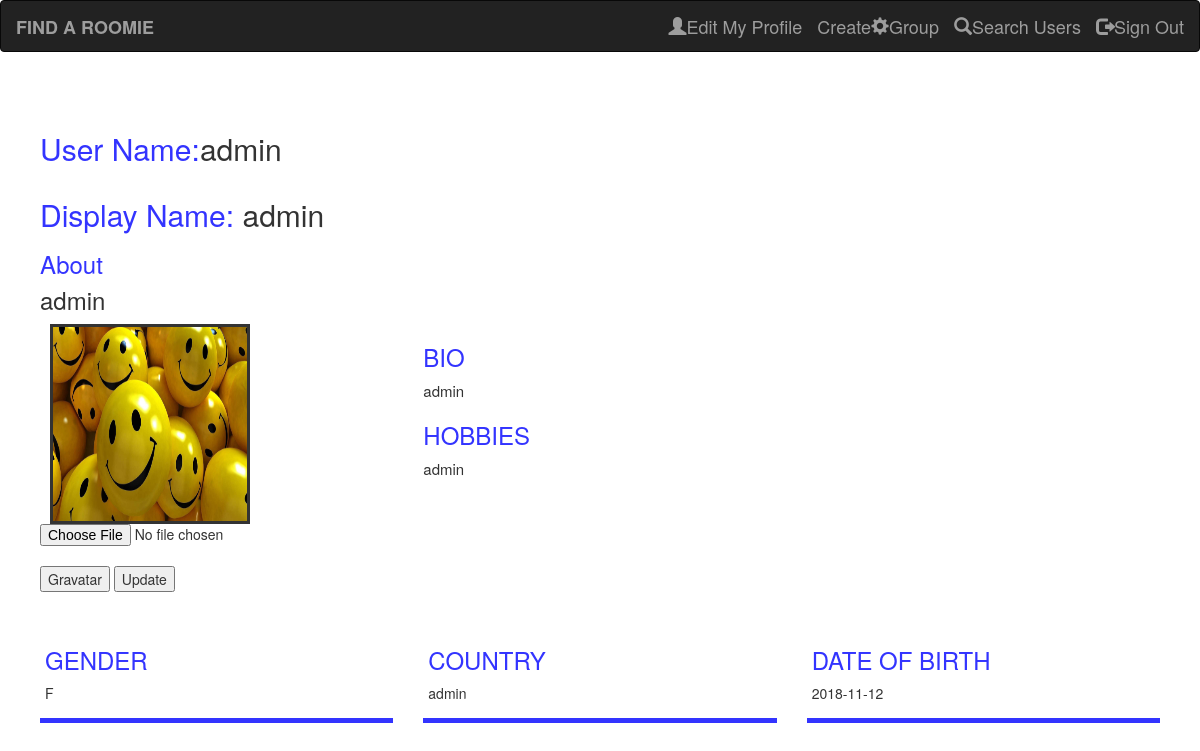
Screenshot of /newup.php (signed in) with the database file from the repository.
### tables this page shows
CREATE TABLE IF NOT EXISTS `users` (
  `id` int(11) NOT NULL AUTO_INCREMENT,
  `username` varchar(45) NOT NULL,
  `displayName` varchar(45) NOT NULL,
  `password` varchar(100) NOT NULL,
  `emailId` varchar(100) NOT NULL,
  `gender` varchar(2) NOT NULL,
  `dob` date NOT NULL,
  `about` varchar(100) NOT NULL,
  `hobbies` varchar(100) NOT NULL,
  `bio` varchar(100) NOT NULL,
  `pno` int(100) NOT NULL,
  `country` varchar(100) NOT NULL,
  `image` varchar(45) NOT NULL,
  `groups` int(11) DEFAULT NULL,
  `Posts` int(11) DEFAULT NULL,
  PRIMARY KEY (`id`),
  UNIQUE KEY `id` (`id`),
  UNIQUE KEY `username` (`username`),
  UNIQUE KEY `displayName` (`displayName`)
);

### newup.php (the view, shortened to what this page needs)
<?php
$userId=$_SESSION["userid"];
  $db = mysqli_connect("localhost", "admin", "monarchs", "roomies");
  $result = mysqli_query($db, "SELECT * FROM users  WHERE id='$userId'");
  $result1 = mysqli_query($db, "SELECT * FROM users where id='$userId'");
  $result2 = mysqli_query($db, "SELECT * FROM users where id='$userId'");
  $result3 = mysqli_query($db, "SELECT * FROM users where id='$userId'");
  $result4 = mysqli_query($db, "SELECT * FROM users where id='$userId'");
  $result5 = mysqli_query($db, "SELECT * FROM users where id='$userId'");
?>
<!DOCTYPE html>
<html>
<head>
  <link rel="stylesheet" href="https://use.fontawesome.com/releases/v5.2.0/css/all.css"
>
        <link rel="stylesheet" href="https://maxcdn.bootstrapcdn.com/bootstrap/3.3.7/css/bootstrap.min.css">
        <link rel="stylesheet" href="styling.css">
</head>
<body>
                <nav class="navbar navbar-inverse" id="nav_bar">
                        <div class= "container-fluid">
                            <div class="navbar-header">
                                <a class="navbar-brand" href="index.php"><b>FIND A ROOMIE</b></a>
                            </div>
                            <div class="nav navbar-nav navbar-right" id ="nav_list">
                                <a class="navbar-brand"href="profileedit.php"><span class="glyphicon glyphicon-user"></span>Edit My Profile</a>
                                <a class="navbar-brand" href="groups/groups.php">Create<span class="glyphicon glyphicon-cog"></span>Group</a>
                                <a class="navbar-brand" href="search.php"><span class="glyphicon glyphicon-search"></span>Search Users</a>
                                <a class="navbar-brand"href="logout/logout.html"><span class="glyphicon glyphicon-log-out"></span>Sign Out</a>
                            </div>
                        </div>
                </nav>
    <main id="about">
<?php
while ($row = mysqli_fetch_array($result1)){
echo "<h2 class='lg-heading'><span class='text-secondary'>User Name:</span>".$row['username'] . "<br><br><span class='text-secondary'> Display Name:</span>"."  ".$row['displayName']."</h3>";
echo "<h3 class=sm-heading><p class='text-secondary'>About</p>".$row['about']."</h3>";
}
    ?>
    <div class="about-info">
    <form method="POST" action="newup.php" enctype="multipart/form-data">
        <?php
        while ($row_img = mysqli_fetch_array($result))
         {
             if(isset($_SESSION['githubLogin'])){
                 $url = $_SESSION['gravatarURL'];
                 echo "<img src='".$url."' class='bio-image' >";
             } else{
                echo "<img src='".$row_img['image']."' class='bio-image' >";
             }
            }
        ?>
        <input type="file" name="image"><br>
        <button type="submit" name="gravatar" method="POST" action="newup.php" enctype="multipart/form-data">Gravatar</button>
        <button type="submit" name="upload" method="POST" action="newup.php" enctype="multipart/form-data">Update</button>
    </form>
    <div class="bio">
            <?php
             while ($rowd = mysqli_fetch_array($result2)) {
                echo "<h3 class='sm-heading'><p class='text-secondary' >BIO</p></h3>".$rowd['bio']."</p>";
                echo "<h3 class='text-secondary'>HOBBIES</h3><p>".$rowd['hobbies']."</p>";
                }
            ?>
    </div>
    <div class="job job-1">
                <h3 class='text-secondary'>GENDER</h3>
                <?php
                    while ($rowd1 = mysqli_fetch_array($result3)) {
                    echo "<p>".$rowd1['gender']."</p>";
                    }
                ?>
    </div>
       <div class="job job-2">
                <h3 class='text-secondary'>COUNTRY</h3>
                <?php
                    while ($rowd2 = mysqli_fetch_array($result4)) {
                    echo "<p>".$rowd2['country']."</p>";
                    }
                ?>
    </div>
    <div class="job job-3">
                <h3 class='text-secondary' >DATE OF BIRTH</h3>
                <?php
                    while ($rowd3 = mysqli_fetch_array($result5)) {
                    echo "<p>".$rowd3['dob']."</p>";
                    }
                ?>
    </div>
</div>
</main>
</body>

### styling.css (style rules this page uses)
body { margin:0px; }
* { box-sizing: border-box; }

### newup.php (style rules this page uses)
main { padding: 4rem; min-height: cal(100vh-60px); }
h1,h2,h3 { margin:0; font-weight:400; }
h1,lg-heading, h2,lg-heading, h3,lg-heading, { font-size: 6rem; }
h1,sm-heading, h2,sm-heading, h3,sm-heading, { margin-bottom: 2rem; padding: 0.2rem 1rem; background: rgba(255,255,255,0.5); }
.text-secondary { color: #3334ff; }
.about-info { display: grid; grid-gap: 30px; grid-template-areas:'bioimage bio bio' 'job1 job2 job3'; grid-template-columns: repeat(3,1fr); }
.about-info .bio-image { grid-area: bioimage; margin-top:0px; margin-left:10px; height: 200px; width: 200px; border: 3px solid; }
.about-info .bio { grid-area: bio; font-size: 1.5rem; }
.about-info .job-1 { grid-area:job1; }
.about-info .job-2 { grid-area:job2; }
.about-info .job-3 { grid-area:job3; }
.about-info .job { background: white; padding: 0.5rem; border-bottom: #3334FF 5px solid; }

### rows the page displays
users: username "admin", displayName "admin", about "admin", image (picture), bio "admin", hobbies "admin", gender "F", country "admin", dob "2018-11-12"
